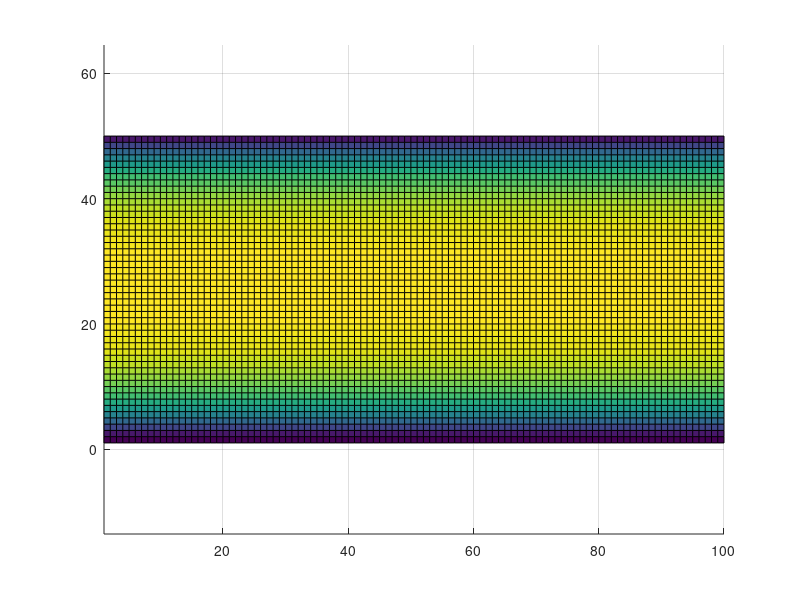

The MATLAB source for this figure:
data = csvread('velocity.csv');
nx = data(1);
ny = data(2);
data(1) = [];
data(1) = [];
data = reshape(data, ny, nx);
surf(1:nx, 1:ny, data);
view (2);
axis equal